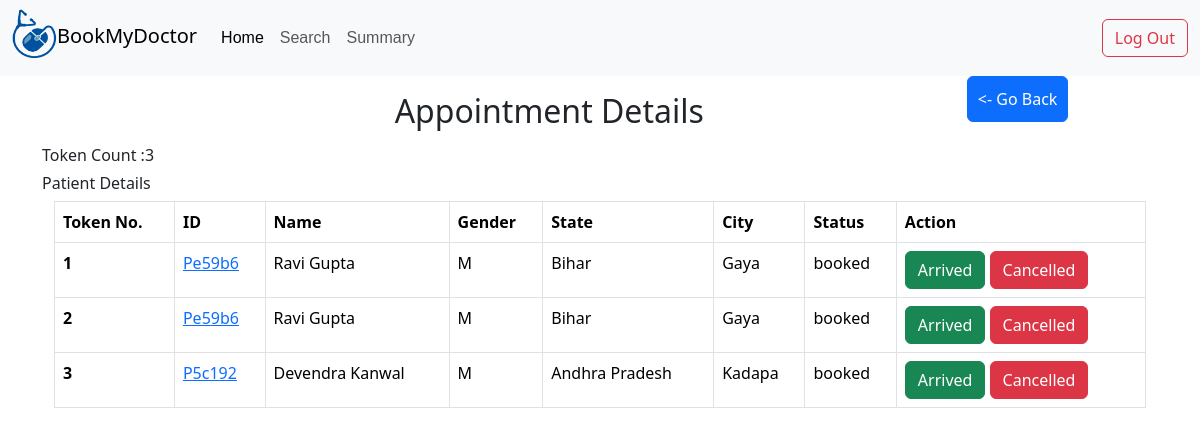
The page /AP0b17f/appointment/details on the database its author committed.
### application/models.py (models this page shows)
class Appointment(db.Model):
    id=db.Column(db.String(),primary_key=True)
    date=db.Column(db.Date)
    slotid=db.Column(db.String(),db.ForeignKey('slots.id'))
    availability=db.Column(db.Boolean,default=True)
    message=db.Column(db.String(),default='Available')
    tokenCount=db.Column(db.Integer,default=0)
    patientlists=db.relationship('Patientlist',backref='appointment')

class Patientlist(db.Model):
    id=db.Column(db.String(),primary_key=True)
    aid=db.Column(db.String(),db.ForeignKey('appointment.id'))
    pid=db.Column(db.String(),db.ForeignKey('patient.id'))
    token=db.Column(db.Integer)
    status=db.Column(db.String(),default='booked')

class Patient(db.Model):
    id=db.Column(db.String(),primary_key=True)
    name=db.Column(db.String())
    gender=db.Column(db.String(1))
    state=db.Column(db.String())
    city=db.Column(db.String())
    record=db.Column(db.Text)
    d_added=db.Column(db.DateTime)
    uid=db.Column(db.String(),db.ForeignKey('user.id'))
    patientlists=db.relationship('Patientlist',backref='patient')

### application/controllers.py (the view)
@app.route('/<appId>/appointment/details')
def appoinmentDetails(appId):
    app=Appointment.query.get(appId)
    return render_template('appointment_details.html',Appointment=app,patientlist=[(i,Patient.query.get(i.pid)) for i in app.patientlists])

### templates/appointment_details.html (shortened to what this page needs)
{%extends 'adminbase.html'%}
{%block content%}
<div class="d-flex justify-content-around">
   <h2 class="text-center mt-3 mb-3">Appointment Details</h2>
<div>
   <a type="button" class="btn btn-primary" href="/admin/dashboard" ><- Go Back </a>
 </div>
</div>
<div class="container">
   <div><h6>Token Count :{{Appointment.tokenCount}}</h6></div>
   <h6>Patient Details</h6>
   <div class="container table-responsive">
      <table class="table table-hover table-bordered table-responsive">
         <thead>
           <tr>
             <th scope="col">Token No.</th>
             <th scope="col">ID</th>
             <th scope="col">Name</th>
             <th scope="col">Gender</th>
             <th scope="col">State</th>
             <th scope="col">City</th>
             <th scope="col">Status</th>
             <th scope="col">Action</th>
           </tr>
         </thead>
         <tbody>
           {%for list,patient in patientlist%}
           <tr>
             <th scope="row">{{list.token}}</th>
             <td><a href="/{{list.pid}}/patient/details">{{list.pid}}</a></td>
             <td>{{patient.name}}</td>
             <td>{{patient.gender}}</td>
             <td>{{patient.state}}</td>
             <td>{{patient.city}}</td>
             <td>{{list.status}}</td>
             <td>{%if list.status=='booked'%} <a type="button" class="btn btn-success" href="/{{list.id}}/patient/arrived">Arrived</a> <a type="button" class="btn btn-danger" href="/{{list.id}}/patient/cancelled">Cancelled</a>{%endif%}</td>
           </tr>
          {%endfor%}
         </tbody>
       </table>
   </div>
</div>
{%endblock%}

### static/detailsbase.css (style rules this page uses)
.btn.btn.btn-primary { padding: 10px; }

### rows shown on the page
Appointment: tokenCount "3"
Patientlist: token "1", pid "Pe59b6", name "Ravi Gupta", gender "M", state "Bihar", city "Gaya", status "booked"
Patientlist: token "2", pid "Pe59b6", name "Ravi Gupta", gender "M", state "Bihar", city "Gaya", status "booked"
Patientlist: token "3", pid "P5c192", name "Devendra Kanwal", gender "M", state "Andhra Pradesh", city "Kadapa", status "booked"
